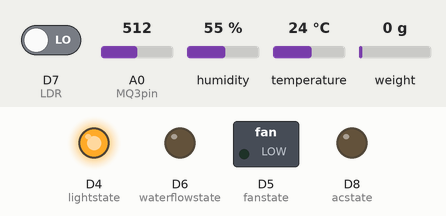
This sketch was run on a simulated ESP8266 (NodeMCU). Shown: switched loads named in the sketch (green lamp = pin HIGH), output pins drawn as LEDs (lit = HIGH). The test bench sets the inputs (shaded band); at power-on: D7 (LDR) LOW, A0 (MQ3pin) = 512, humidity 55 %, temperature 24 °C, weight on the scale 0 g. WiFi joins after 1.5 s; servers stay silent unless stated; the Firebase database answers and starts empty; what the sketch prints to the serial monitor is not drawn.

Above: at 1.3 s.
At 25.1 s:
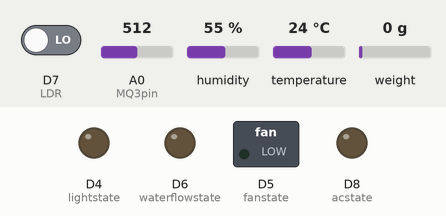
Timing chart, 0 to 26.6 s (numbered marks = the images above):
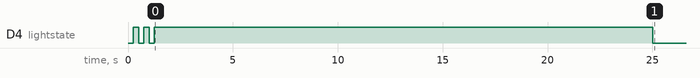

The sketch:

Warehouse_NodeMCU.ino
```cpp
#include <ESP8266WiFi.h>
#include <FirebaseArduino.h>
#include <ArduinoJson.h>
#include <ESP8266HTTPClient.h>

#define loopdelay 3000
#define setupdelay 20000
#define freq 4

// Relay variables
int isac=0;
int isfan=0;
int islight=0;
int iswaterflow=0;

// Relay setup
#define acstate D8
#define fanstate D5
#define lightstate D4
#define waterflowstate D6

// Load-cell setup
#include "HX711.h"
#define calibration_factor 895000
#define DOUT D3
#define CLK D2
float Weight; //variable to store sensor value
HX711 scale(DOUT, CLK);

// DHT-11 setup
#include "DHT.h"

// MQ3 setup
#define MQ3pin A0
int Alcohol;  //variable to store sensor value

// LDR setup
#define LDR D7
int ldrval=0;

// FireBase setup
#define FIREBASE_HOST " " //--> URL address of Firebase Realtime Database.
#define FIREBASE_AUTH " " //--> database secret code.

//DHT-11 Setup
#define DHTTYPE DHT11 //--> Defines the type of DHT sensor used (DHT11, DHT21, and DHT22), in this project the sensor used is DHT11.
const int DHTPin = 5; //--> The pin used for the DHT11 sensor is Pin D1 = GPIO5
DHT dht(DHTPin, DHTTYPE); //--> Initialize DHT sensor, DHT dht(Pin_used, Type_of_DHT_Sensor);

// Wifi setup
const char* ssid = "Srija"; //--> Your wifi name or SSID.
const char* password = "7207842318"; //--> Your wifi password.
#define ON_Board_LED 2  //--> Defining an On Board LED, used for indicators when the process of connecting to a wifi router

void setup() {
// Serial Setup
  Serial.begin(9600);

//Relay Setting
  pinMode(acstate,OUTPUT);
  pinMode(fanstate,OUTPUT);
  pinMode(lightstate,OUTPUT);
  pinMode(waterflowstate,OUTPUT);

//Wifi Setup
  WiFi.begin(ssid, password); //--> Connect to your WiFi router
  Serial.println("");
  pinMode(ON_Board_LED,OUTPUT); //--> On Board LED port Direction output
  digitalWrite(ON_Board_LED, HIGH); //--> Turn off Led On Board

// Wait for connection
  Serial.print("Connecting");
  while (WiFi.status() != WL_CONNECTED) {
    Serial.print(".");
// Make the On Board Flashing LED on the process of connecting to the wifi router.
    digitalWrite(ON_Board_LED, LOW);
    delay(250);
    digitalWrite(ON_Board_LED, HIGH);
    delay(250);
  }
    digitalWrite(ON_Board_LED, HIGH); //--> Turn off the On Board LED when it is connected to the wifi router.
// If successfully connected to the wifi router, the IP Address that will be visited is displayed in the serial monitor
  Serial.println("");
  Serial.print("Successfully connected to : ");
  Serial.println(ssid);
  Serial.print("IP address: ");
  Serial.println(WiFi.localIP());
  Serial.println();

// Load-cell setup
Serial.println("Calibrate");
  scale.set_scale(calibration_factor);
  scale.tare();
  Serial.println("OK");

// DHT-11 setup
  dht.begin();  //--> Start reading DHT-11 sensors

  // Firebase Realtime Database Configuration.
  Firebase.begin(FIREBASE_HOST, FIREBASE_AUTH);

  delay(setupdelay);
  Serial.println("Setup Complete");
}

void loop() {

// Load-cell
Weight = scale.get_units()*200;
Serial.print("Reading: ");
  Serial.print(Weight);
  Serial.println("gms");
  if(Weight<0){
    Weight = 0;
  }
  if(Weight>=100){
    Weight=100;
  }

// DHT-11
  int h = dht.readHumidity(); //--> Read humidity.
  float t = dht.readTemperature(); //--> Read temperature as Celsius (the default).

// Check if any reads failed and exit early (to try again).
  if (isnan(h) || isnan(t)) {
    Serial.println(" Failed to load DHT sensor !");
    delay(1000);
    return;
  }

  Serial.print(F("Humidity: "));
  Serial.print(h);
  Serial.print(F("%  Temperature: "));
  Serial.print(t);
  Serial.println(F("°C "));

// MQ3
  Alcohol = analogRead(MQ3pin); // read digital output pin
  Serial.print("Digital Output: ");
  Serial.print("Alcohol level: ");

// Determine the status
  if (Alcohol) {
    Serial.println("  |  Fresh");
  } else {
    Serial.println("  |  Rotten!");
  }

// LDR

  if(digitalRead(LDR)==LOW)
  {
    Serial.println("Bright");
    ldrval=100;
  }
  else
  {
    Serial.println("Dark");
    ldrval=0;
  }


// Send Humidity data to the Firebase Realtime Database.
  Firebase.setFloat("Humidity",h); //--> Command or code for sending data (Integer data type) to the Firebase Realtime Database.

// Conditions for handling errors.
  if (Firebase.failed()) {
      Serial.print("setting Humidity failed :");
      Serial.println(Firebase.error());
      delay(500);
      return;
  }

  Firebase.setFloat("Weight",Weight); //--> Command or code for sending data (Integer data type) to the Firebase Realtime Database.

// Conditions for handling errors.
  if (Firebase.failed()) {
      Serial.print("setting Weight failed :");
      Serial.println(Firebase.error());
      delay(500);
      return;
  }

// Send Temperature data to the Firebase Realtime Database.
  Firebase.setFloat("Temp",t); //--> Command or code for sending data (Float data type) to Firebase Realtime Database.

// Conditions for handling errors.
  if (Firebase.failed()) {
      Serial.print("setting Temperature failed :");
      Serial.println(Firebase.error());
      delay(500);
      return;
  }

if (Alcohol>1000){
  Alcohol=1000;
  }
if (Alcohol<620){
  Alcohol=100;
}

  Firebase.setFloat("Alcohol",Alcohol/10); //--> Command or code for sending data (Float data type) to Firebase Realtime Database.
// Conditions for handling errors.
  if (Firebase.failed()) {
      Serial.print("setting Alcohol failed :");
      Serial.println(Firebase.error());
      delay(500);
      return;
  }

  Firebase.setFloat("Light",ldrval); //--> Command or code for sending data (Float data type) to Firebase Realtime Database.
// Conditions for handling errors.
  if (Firebase.failed()) {
      Serial.print("setting Light failed :");
      Serial.println(Firebase.error());
      delay(500);
      return;
  }

  Serial.println("Setting successful");
  Serial.println();
  delay(1000);

for(int x=0;x<freq;x++){

 isac=Firebase.getInt("isac");
 isfan=Firebase.getInt("isfan");
 islight=Firebase.getInt("islight");
 iswaterflow=Firebase.getInt("iswaterflow");
 Serial.print("Fan State: ");
 Serial.println(isfan);
 Serial.print("AC State: ");
 Serial.println(isac);
 Serial.print("Light State: ");
 Serial.println(islight);
 Serial.print("waterflow State: ");
 Serial.println(iswaterflow);
 Serial.println(" ");
 Serial.println(" ");

 if(isac==0){digitalWrite(acstate,LOW);}
 else{digitalWrite(acstate,HIGH);}

 if(isfan==0){digitalWrite(fanstate,LOW);}
 else{digitalWrite(fanstate,HIGH);}

 if(islight==0){digitalWrite(lightstate,LOW);}
 else{digitalWrite(lightstate,HIGH);}

 if(iswaterflow==0){digitalWrite(waterflowstate,LOW);}
 else{digitalWrite(waterflowstate,HIGH);}

  delay(loopdelay/freq);

}

}
```

Measured:
- by itself, D4 (lightstate): goes LOW 0.25 s, HIGH 0.25 s, LOW 0.25 s, HIGH 23.8 s, then LOW
